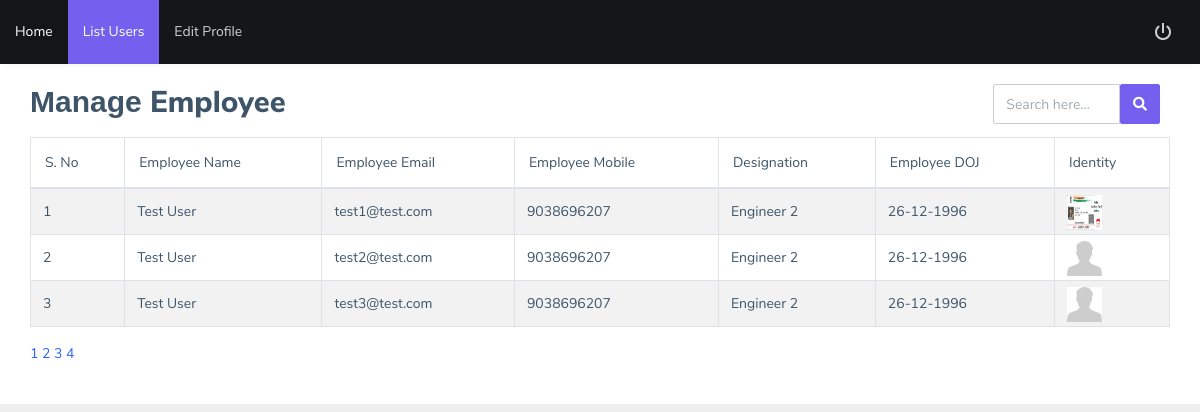
The page /users.php (signed in) on the database its author committed.
### tables this page shows
CREATE TABLE `employee_tb` (
  `employee_sno` int(11) NOT NULL,
  `employee_name` varchar(50) NOT NULL,
  `employee_role` varchar(50) NOT NULL,
  `employee_email` varchar(50) NOT NULL,
  `employee_mobile` varchar(50) NOT NULL,
  `employee_password` varchar(255) NOT NULL,
  `employee_designation` varchar(50) DEFAULT NULL,
  `employee_dob` varchar(50) DEFAULT NULL,
  `employee_doj` varchar(50) DEFAULT NULL,
  `employee_bg` varchar(50) DEFAULT NULL,
  `employee_address` varchar(255) DEFAULT NULL,
  `employee_identify` varchar(255) DEFAULT NULL,
  `employee_date` varchar(50) DEFAULT NULL
);

### include/class/DBController.php (called while the page is built, shortened)
<?php
class DBController
{
	private $host = "localhost";
	private $user = "root";
	private $password = "root";
	private $database = "systemtask_db";
	private $conn;
	function __construct()
	{
		$this->conn = $this->getConnection();
	}
	function getConnection()
	{
		$conn = mysqli_connect($this->host, $this->user, $this->password, $this->database);
		return $conn;
	}
	function getDBResult($query, $params = array())
	{
		$sql_statement = $this->conn->prepare($query);
		$sql_statement->execute();
		$result = $sql_statement->get_result();
		if ($result->num_rows > 0)
		{
			while ($row = $result->fetch_assoc())
			{
				$resultset[] = $row;
			}
		}
		if (!empty($resultset))
		{
			return $resultset;
		}
	}
}

### include/common/config.php (called while the page is built, shortened)
<?php
require_once "include/class/SystemTask.php";
$systemTask = new SystemTask();

### include/class/SystemTask.php (called while the page is built, shortened)
<?php
require_once "DBController.php";
class SystemTask extends DBController
{
	function getAllEmployee($page_number, $limit, $keyword)
	{
		$query = "SELECT * FROM employee_tb et JOIN (SELECT COUNT(employee_sno) as employee_count FROM employee_tb WHERE employee_role = 'User' AND (employee_name LIKE '%$keyword%' OR employee_email LIKE '%$keyword%')) ec WHERE et.employee_role = 'User' AND (et.employee_name LIKE '%$keyword%' OR et.employee_email LIKE '%$keyword%') ORDER BY et.employee_sno ASC LIMIT $page_number, $limit";
		$employeeResult = $this->getDBResult($query);
		return $employeeResult;
	}
}

### users.php (the view, shortened to what this page needs)
<!DOCTYPE html>
<html dir="ltr" lang="en">
<head>
	<?php include 'include/common/top_link.php'; ?>
	<?php include 'include/common/config.php'; ?>
</head>
<body class="custom-scrollbar">
	<div id="main-wrapper">
		<?php include 'include/common/header.php'; ?>
		<?php
		if (isset($_REQUEST["keyword"]))
		{
			$keyword  = $_REQUEST["keyword"];
		}
		else
		{
			$keyword = "";
		};
		if (isset($_REQUEST["page_number"]))
		{
			$page_number  = $_REQUEST["page_number"];
		}
		else
		{
			$page_number = 1;
		};
		?>
		<div class="container-fluid">
			<div class="row">
				<div class="col-md-12">
					<div class="card">
						<div class="card-body">
							<div class="table-wrapper">
								<div class="table-title mb-2">
									<div class="row">
										<div class="col-sm-6">
											<h2>Manage <b>Employee</b></h2>
										</div>
										<div class="col-sm-6">
											<form method="GET" action="">
												<div class="input-group col-md-4 float-right">
													<input type="text" class="form-control" placeholder="Search here..." name="keyword" value="<?php echo $keyword; ?>" />
													<span class="input-group-btn">
														<button class="btn btn-primary" id="user_search" name="user_search" style="height: 100%;">
															<i class="fa fa-search" aria-hidden="true"></i>
														</button>
													</span>
												</div>
											</form>
										</div>
									</div>
								</div>
								<table class="table table-striped table-bordered display nowrap" id="domain-table" width="100%">
									<thead>
										<tr>
											<th>S. No</th>
											<th>Employee Name</th>
											<th>Employee Email</th>
											<th>Employee Mobile</th>
											<th>Designation</th>
											<th>Employee DOJ</th>
											<th>Identity</th>
										</tr>
									</thead>
									<tbody>
										<?php
										$employee_limit = 3;
										$start_from = ($page_number - 1) * $employee_limit;
										$count = $start_from;
										$employee_array = $systemTask->getAllEmployee($start_from, $employee_limit, $keyword);
										if (!empty($employee_array))
										{
											foreach ($employee_array as $key => $value)
											{
										?>
												<tr id="user_row_<?php echo $employee_array[$key]["employee_sno"]; ?>">
													<td><?php echo ++$count; ?></td>
													<td><?php echo $employee_array[$key]["employee_name"]; ?></td>
													<td><?php echo $employee_array[$key]["employee_email"]; ?></td>
													<td><?php echo $employee_array[$key]["employee_mobile"]; ?></td>
													<td><?php echo $employee_array[$key]["employee_designation"]; ?></td>
													<td><?php echo $employee_array[$key]["employee_doj"]; ?></td>
													<td>
														<a class="image-popup-no-margins" href="<?php echo $employee_array[$key]["employee_identify"]; ?>"><img src="<?php echo $employee_array[$key]["employee_identify"]; ?>" onerror="this.onerror=null; this.parentNode.href=this.src='images/logo/user.png'" width=" 35" height="35" style="margin: -12px 0px -12px 0px;"></a>
													</td>
												</tr>
										<?php }
										} ?>
									</tbody>
								</table>
								<?php
								if (!empty($employee_array))
								{
									for ($page_number = 1; $page_number <= ceil($employee_array[0]["employee_count"] / $employee_limit); $page_number++)
									{
										echo '<a href = "users.php?' . 'keyword=' . $keyword . '&page_number=' . $page_number . '">' . $page_number . ' </a>';
									}
								}
								?>
							</div>
						</div>
					</div>
				</div>
			</div>
		</div>
	</div>
</body>
</html>

### include/common/top_link.php
<link rel="stylesheet" type="text/css" href="assets/libs/toastr/build/toastr.min.css" />
<link rel="stylesheet" type="text/css" href="assets/libs/select2/dist/css/select2.min.css" />
<link rel="stylesheet" type="text/css" href="assets/libs/bootstrap-datepicker/dist/css/bootstrap-datepicker.min.css" />
<link rel="stylesheet" type="text/css" href="assets/libs/magnific-popup/dist/magnific-popup.css" />
<link rel="stylesheet" type="text/css" href="assets/libs/sweetalert/dist/sweetalert.css" />
<link rel="stylesheet" type="text/css" href="assets/css/external-fonts.css" />
<link rel="stylesheet" type="text/css" href="assets/css/style.css" />

### include/common/header.php
<header class="topbar" data-navbarbg="skin5">
	<nav class="navbar top-navbar navbar-expand-md navbar-dark">
		<div class="navbar-collapse collapse" id="navbarSupportedContent" data-navbarbg="skin5">
			<ul class="navbar-nav float-left mr-auto">
				<li class="nav-item home_tab super-admin-item admin-item user-item">
					<a class="nav-link" href="dashboard">Home</a>
				</li>
				<li class="nav-item user_tab super-admin-item admin-item">
					<a class="nav-link" href="users">List Users</a>
				</li>
				<li class="nav-item profile_tab super-admin-item admin-item user-item">
					<a class="nav-link" href="update_user">Edit Profile</a>
				</li>
			</ul>
			<ul class="navbar-nav float-right">
				<li class="nav-item">
					<a class="nav-link" id="logout_button" href="javascript:void(0)"><i class="font-24 mdi mdi-power"></i></a>
				</li>
			</ul>
		</div>
	</nav>
</header>

### include/common/config.php (style rules this page uses)
.super-admin-item, .admin-item, .user-item { display: none; }
.super-admin-item { display: block; }

### rows shown on the page
employee_tb: employee_name "Test User", employee_email "test1@test.com", employee_mobile "9038696207", employee_designation "Engineer 2", employee_doj "26-12-1996", employee_identify (picture)
employee_tb: employee_name "Test User", employee_email "test2@test.com", employee_mobile "9038696207", employee_designation "Engineer 2", employee_doj "26-12-1996"
employee_tb: employee_name "Test User", employee_email "test3@test.com", employee_mobile "9038696207", employee_designation "Engineer 2", employee_doj "26-12-1996"
